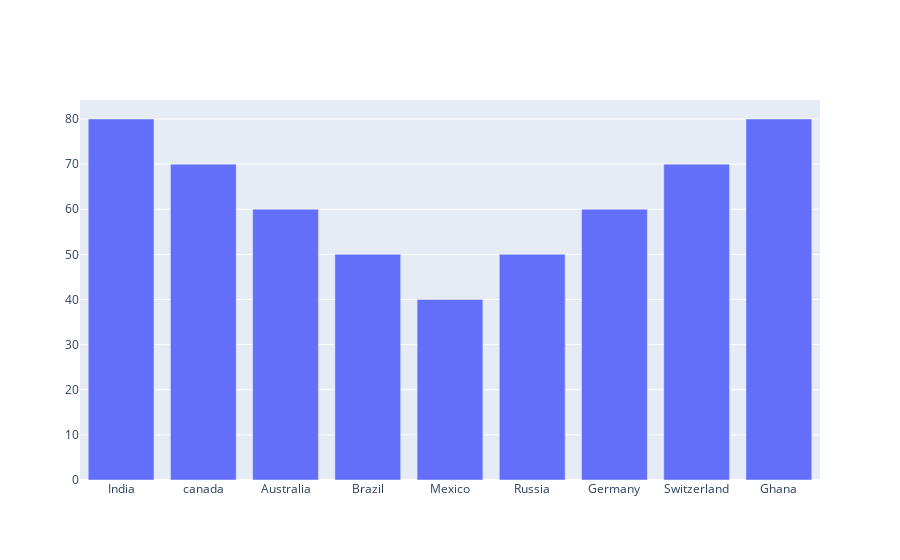

Notebook source saved alongside this figure:
### Code cell
# import all required libraries
import numpy as np
import plotly
import plotly.graph_objects as go
import plotly.offline as pyo
from plotly.offline import init_notebook_mode

init_notebook_mode(connected = True)

# countries on x-axis
countries=['India', 'canada',
            'Australia','Brazil',
            'Mexico','Russia',
            'Germany','Switzerland',
            'Ghana']
data = [80,70,60,50,40,50,60,70,80]
# plotting corresponding y for each
# country in x
fig = go.Figure([go.Bar(x=countries, y= data)])

fig.show()

### Figure 1 — Plotly figure (JSON) as saved in the notebook; plotly's stock layout.template omitted (floating-point values rounded to 4 significant figures)
{"data": [{"type": "bar", "x": ["India", "canada", "Australia", "Brazil", "Mexico", "Russia", "Germany", "Switzerland", "Ghana"], "y": [80, 70, 60, 50, 40, 50, 60, 70, 80]}], "layout": {}}
